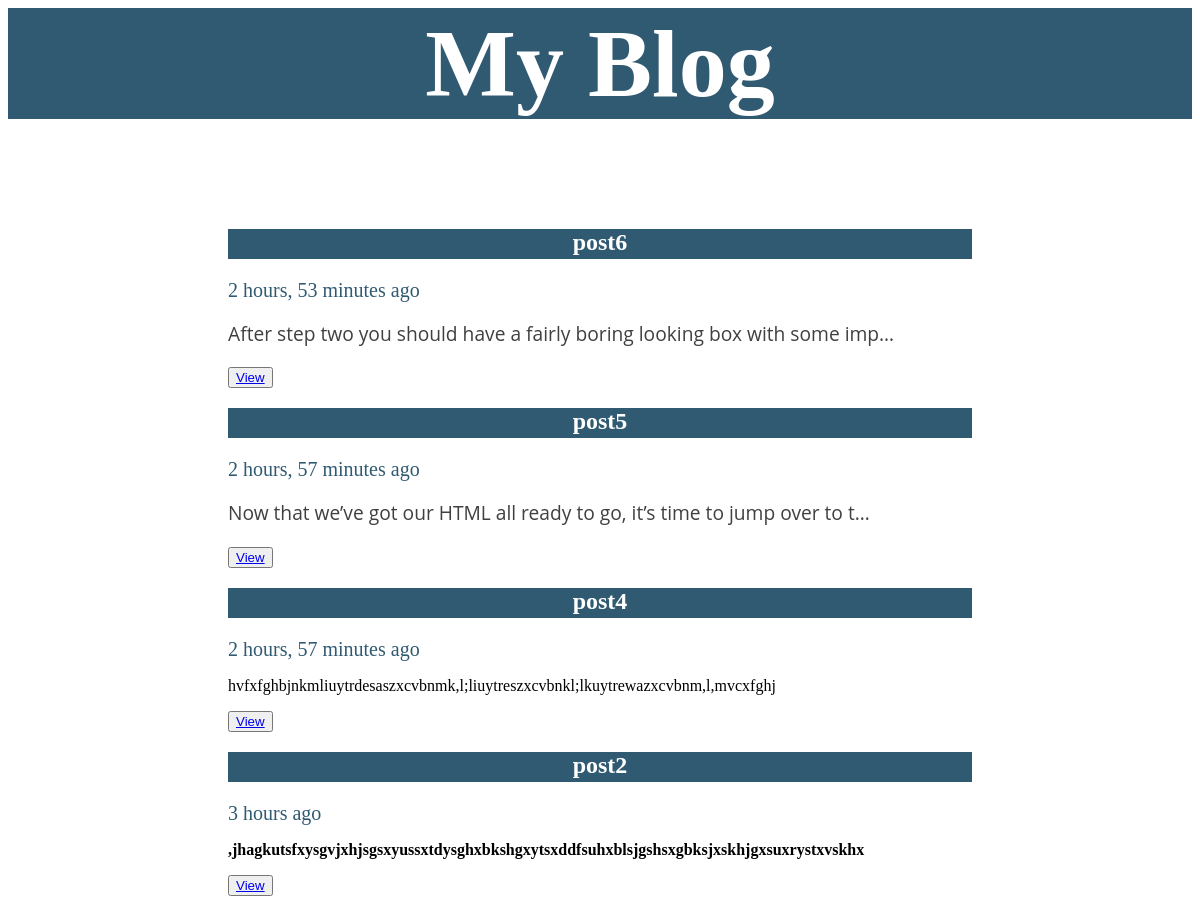
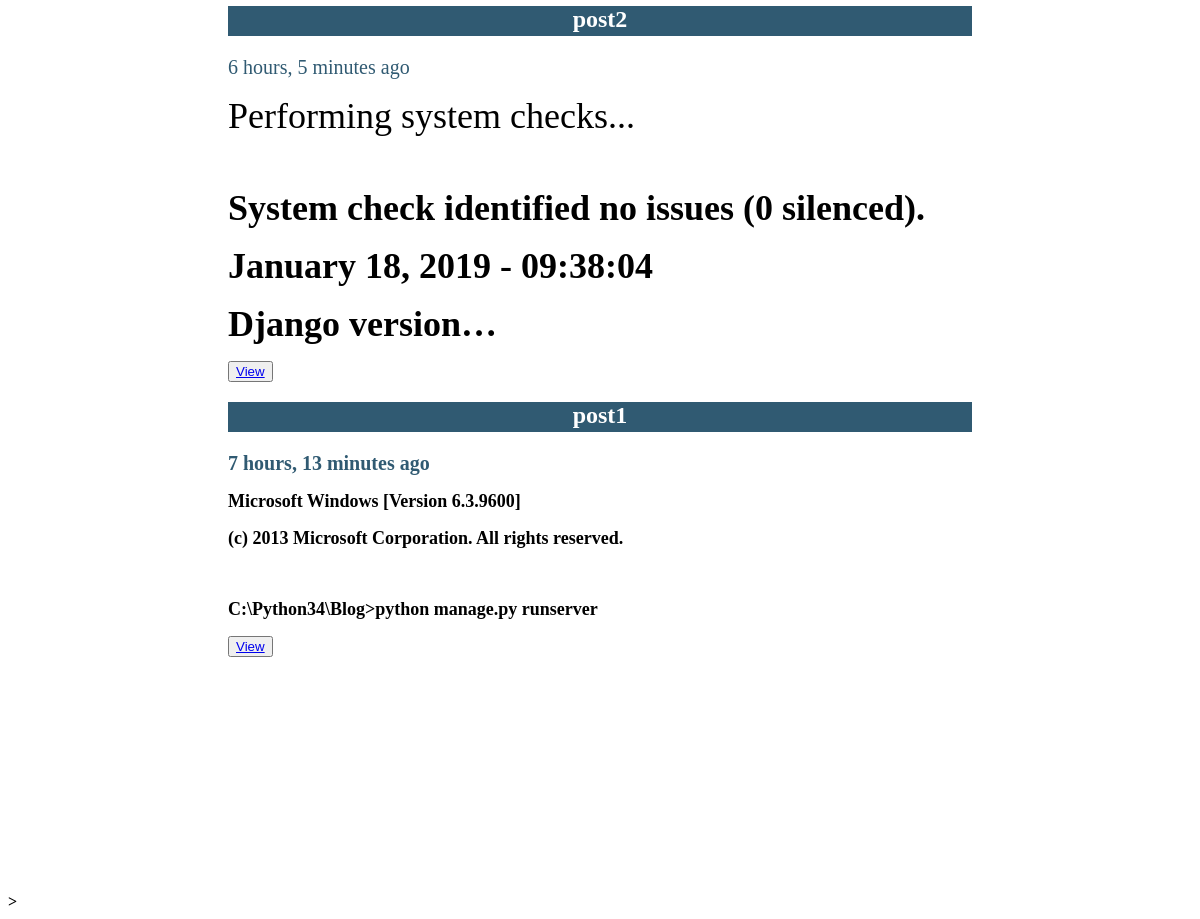
Page /post on the committed database (2 pictures, top to bottom).
### post/models.py (models this page shows, shortened)
class Post(models.Model):
    title = models.CharField(max_length=124)
    content = models.TextField()
    timesstamp = models.DateTimeField(auto_now=False, auto_now_add=True)
    class Meta:
        verbose_name = "Blog Entry"
        verbose_name_plural = "Blog Entry"
        ordering = ["-timesstamp"]

### post/views.py (the view)
# urls.py: url('post', post_post),
def post_post(request):
    queryset_list=Post.objects.all()
    paginator = Paginator(queryset_list,10)
    page=request.POST.get('page')
    try:
        queryset = paginator.page(page)
    except PageNotAnInteger:
        queryset = paginator.page(1)
    except EmptyPage:
        queryset = paginator.page(paginator.num_pages)
    context={
        "post_list":queryset
    }
    return render(request, "index.html",context)

### post/templates/index.html (shortened to what this page needs)
{%load staticfiles%}
<head>
</head>
<body>
            <h1><big>My Blog</big></h1>
{% block content %}
<div class ="list">
{%for obj in post_list%}
  <div class ="post">
            <h3><big>{{obj.title}}</big></h3>
            <small>{{obj.timesstamp|timesince}} ago</small>
            <p>{{obj.content|safe|truncatechars:320}}</p>
      <button onlick="#"><a href='/{{obj.id}}'> View</a></button>
</div>
{% endfor %}
</div>>
{% endblock content %}
</body>

### post/templates/index.html (style rules this page uses)
h3 { color:white; font-size: 20px; text-align: center; background-color: #305A72; min-height: 30px; }
h1 { color:white; font-size: 80px; text-align: center; background-color: #305A72; min-height: 80px; }
small { color:#305A72; font-size: 20px; text-align: center; min-height: 60px; }
.list { padding:10; margin:210px; margin-top: 80px; list-style:none; }

### rows in the picture
Post: title "post6", timesstamp "2 hours, 53 minutes", content "After step two you should have a fairly boring looking box with some imp…"
Post: title "post5", timesstamp "2 hours, 57 minutes", content "Now that we’ve got our HTML all ready to go, it’s time to jump over to t…"
Post: title "post4", timesstamp "2 hours, 57 minutes", content "hvfxfghbjnkmliuytrdesaszxcvbnmk,l;liuytreszxcvbnkl;lkuytrewazxcvbnm,l,mvcxfghj"
Post: title "post2", timesstamp "3 hours", content ",jhagkutsfxysgvjxhjsgsxyussxtdysghxbkshgxytsxddfsuhxblsjgshsxgbksjxskhjgxsuxrystxvskhx"
Post: title "post2", timesstamp "6 hours, 5 minutes", content "Performing system checks... System check identified no issues (0 silenced). January 18, 2019 - 09:38:04 Django version…"
Post: title "post1", timesstamp "7 hours, 13 minutes", content "Microsoft Windows [Version 6.3.9600] (c) 2013 Microsoft Corporation. All rights reserved. C:\\Python34\\Blog>python manage.py runserver >"
